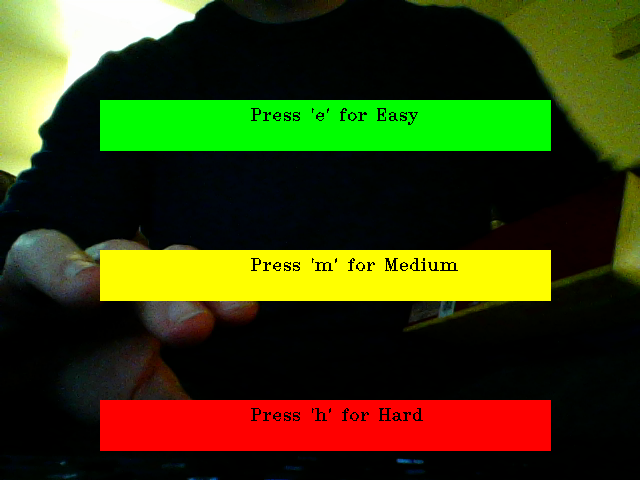
#> input picture GifPics_forGame/1.png, 640 x 480 px, given in place of the camera
$ python random_shots.py
#> lines starting #> are read from the running program, lines starting #| are printed output that depends on the picture
import random
import cv2
import numpy as np


class obj:
    def __init__(self, frame = np.array((640, 480, 3), dtype = 'uint8')):
        self.points = []
        self.frame = frame
        self.features = np.empty((2,2))
        self.aquired = False
        self.orb = cv2.ORB_create(nfeatures = 10000,scaleFactor = 1.1, nlevels = 8, edgeThreshold = 50, patchSize=40)


    def get_features(self):
        self.points, self.features = self.orb.detectAndCompute(self.frame, None)
        self.aquired = True

class projectile:
    def __init__(self):
        self.fired = False
        self.locs = []
        self.dirs = []

    def new_proj(self, center, direction):
        self.fired = True
        self.locs.append(center)
        if direction == 27:
            self.dirs.append((random.randint(-20,20), random.randint(-20,20)))
        elif direction == 37:
            self.dirs.append((-20, 0)) # left
        elif direction == 38:
            self.dirs.append((0, -20)) # up
        elif direction == 39:
            self.dirs.append((20, 0)) # right
        elif direction == 40:
            self.dirs.append((0, 20)) # down
        else:
            self.dirs.append((random.gauss(0,20), random.gauss(0,20)))
    def update(self):
        for i in range(len(self.locs)):
            self.locs[i][0] += self.dirs[i][0]
            self.locs[i][1] += self.dirs[i][1]


class Enemy:
    def __init__(self, location = (200,200), mode = 'e'):
        sizes = {'e' : (50,50), 'm' : (35,35), 'h' : (20,20)}
        self.speed_modifier = {'e' : 1, 'm' : 3, 'h' : 5}
        shield = {1: (0,0,255), 2 : (0,165,255), 3 : (0,255,0)}
        self.loc = np.array([location])
        self.mode = mode;
        self.mode_set = False
        self.size = sizes[mode]
        self.dir = np.array((random.randint(-5,5), random.randint(-5,5))) * self.speed_modifier[self.mode]
        self.health = 3
    def initialize(self):
        while(self.dir[0] == 0 and self.dir[1] == 0):
            self.dir = np.array((random.randint(-5,5), random.randint(-5,5))) * self.speed_modifier[self.mode]

    def move(self):
        if(self.loc[0][1] < 480 and self.loc[0][1] > 0 and self.loc[0][0] < 640 and self.loc[0][0] > 0):
            self.loc[0][0] += self.dir[0]
            self.loc[0][1] += self.dir[1]

        else:
            self.loc[0] = (random.randint(0,640-1), random.randint(0,480-1))
            self.dir = np.array((random.randint(-5,5), random.randint(-5,5))) * self.speed_modifier[self.mode]
            while ( self.dir[0] == 0 and self.dir[1] == 0):
                self.dir = np.array((random.randint(-5,5), random.randint(-5,5))) * self.speed_modifier[self.mode]

    def draw(self, frame):
        sizes = {'e' : (50,50), 'm' : (35,35), 'h' : (20,20)}
        cv2.rectangle(frame, (self.loc[0][0], self.loc[0][1]), (self.loc[0][0] + sizes[self.mode][0], self.loc[0][1] + sizes[self.mode][1] ), shield[self.health], -1)

    def isHit(self, proj):
        return (proj[0] > self.loc[0][0] and proj[0] < self.loc[0][0] + self.size[0] and proj[1] > self.loc[0][1] and proj[1] < self.loc[0][1] + self.size[1])


    def setMode(self,difficulty):
        if difficulty == 101:
            self.mode ='e'
            self.mode_set = True
        elif difficulty == 109:
            self.mode ='m'
            self.mode_set = True
        elif difficulty == 104:
            self.mode ='h'
            self.mode_set = True


try:
    cap.release()
    cv2.destroyAllWindows()
except:
    pass

cap = cv2.VideoCapture(0)

DRAW_MATCHES = False
win_size = 3
MIN_MATCH_COUNT = 40
shooter = projectile()
controller = obj()
Enemy = Enemy()
orb = cv2.ORB_create(nfeatures = 10000,scaleFactor = 1.1, nlevels = 8, edgeThreshold = 50, patchSize=40)
bf = cv2.BFMatcher(cv2.NORM_HAMMING, crossCheck=True)
ret = True
count =0
shots = 0
shield = {1: (0,0,255), 2:(0,165,255), 3:(0,255,0)}
frame_count = 0
while(ret):
    frame_count +=1
    ret, frame = cap.read()
#> frame is the input picture: shape (480, 640, 3); mean B, G, R 13.6, 60.5, 57.5
    count +=1
    frame_cpy = frame.copy()
    while(not Enemy.mode_set):
            ret, frame = cap.read()
            cv2.rectangle(frame, (100,100), (550,150), (0,255,0), -1)
            cv2.rectangle(frame, (100,250), (550,300), (0,255,255), -1)
            cv2.rectangle(frame, (100,400), (550,450), (0,0,255), -1)
            cv2.putText(frame, "Press 'e' for Easy", (250,120),cv2.FONT_HERSHEY_TRIPLEX, 0.55, (0,0,0) )
            cv2.putText(frame, "Press 'm' for Medium", (250,270),cv2.FONT_HERSHEY_TRIPLEX, 0.55, (0,0,0) )
            cv2.putText(frame, "Press 'h' for Hard", (250,420),cv2.FONT_HERSHEY_TRIPLEX, 0.55, (0,0,0) )
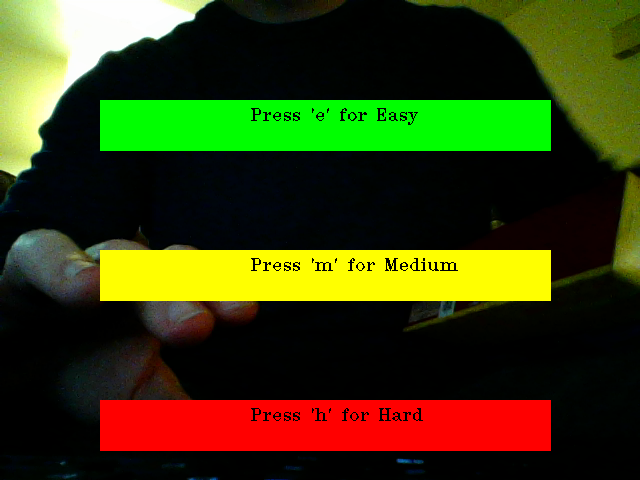
#> frame: shape (480, 640, 3); mean B, G, R 13.6, 60.5, 57.5
            cv2.imshow("frame" , cv2.resize(frame, (win_size * frame.shape[1], win_size * frame.shape[0])))
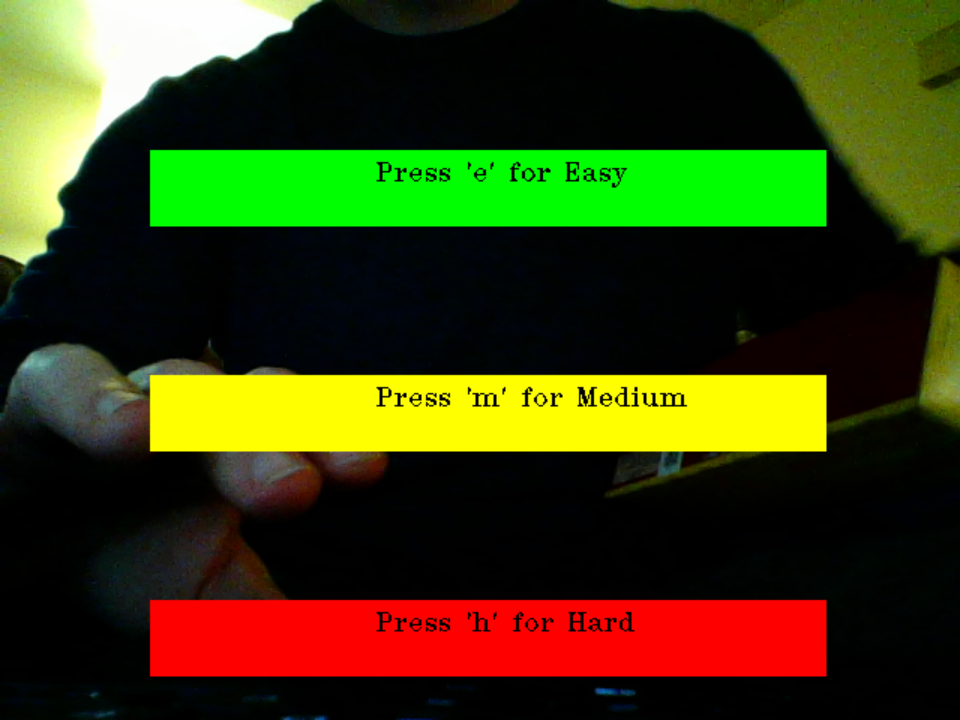
#> window 'frame': shape (1440, 1920, 3) (shown at 1/2 size); mean B, G, R 13.6, 60.5, 57.5
            x=cv2.waitKey(1)
#> (key Esc is pressed here)
            Enemy.setMode(x)
            Enemy.initialize()
            frame_count +=1
    if not controller.aquired:
        # Draw some arrows to guide user...
        cv2.arrowedLine(frame, (frame.shape[1],frame.shape[0]), (int(0.8 * frame.shape[1]), int(0.8 * frame.shape[0])), (248,150, 75), 3)
        cv2.arrowedLine(frame, (0,0), (int(0.2 * frame.shape[1]), int(0.2 * frame.shape[0])), (248,150, 75), 3)
        cv2.arrowedLine(frame, (0,frame.shape[0]), (int(0.2 * frame.shape[1]), int(0.8 * frame.shape[0])), (248,150, 75), 3)
        cv2.arrowedLine(frame, (frame.shape[1],0), (int(0.8 * frame.shape[1]), int(0.2 * frame.shape[0])), (248,150, 75), 3)
        cv2.rectangle(frame, (int(0.2 * frame.shape[1]-5), int(0.2 * frame.shape[0])-25), (int(0.8 * frame.shape[1]), int(0.2 * frame.shape[0])), (255,255,255), -1)
        cv2.putText(frame, "Place object inside of box and press 'G'", (int(0.2*frame.shape[1])-5, int(0.2 * frame.shape[0])-5), cv2.FONT_HERSHEY_TRIPLEX, 0.55, (100,0,150))
        cv2.rectangle(frame, (int(0.2 * frame.shape[1]), int(0.2 * frame.shape[0])), (int(0.8 * frame.shape[1]), int(0.8 * frame.shape[0])), (0,165,255), 2)
        cv2.imshow('frame', cv2.resize(frame, (win_size * frame.shape[1], win_size * frame.shape[0])))

        frame_count +=1
    k = cv2.waitKey(1)
    # Press g to aquire new object
    if k == 103:
        #cv2.destroyWindow('frame')
        count = 0
        controller.frame = frame_cpy[int(0.2*frame.shape[0]): int(0.8 * frame.shape[0]), int(0.2*frame.shape[1]) : int(0.8 * frame.shape[1]), :]
        controller.get_features()
    if(controller.aquired):


        if(Enemy.health > 0):
            kp, feats = orb.detectAndCompute(frame, None)

            # Check if any keypoints are detected in the current frame...if not we can't do any matching
            if kp:
                matches = bf.match(controller.features, feats)
                good = [elem for elem in matches if elem.distance < 40]

                ####### ~~~ homography  ~~~~ #######
                if len(good)>MIN_MATCH_COUNT and kp:
                    src_pts = np.float32([ controller.points[m.queryIdx].pt for m in good ]).reshape(-1,1,2)
                    dst_pts = np.float32([ kp[m.trainIdx].pt for m in good ]).reshape(-1,1,2)

                    M, mask = cv2.findHomography(src_pts, dst_pts, cv2.RANSAC,5.0)
                    matchesMask = mask.ravel().tolist()

                    h,w,_ = controller.frame.shape
                    pts = np.float32([ [0,0],[0,h-1],[w-1,h-1],[w-1,0] ]).reshape(-1,1,2)
                    dst = cv2.perspectiveTransform(pts,M)
                    brect = cv2.minAreaRect(dst)
                    box = cv2.boxPoints(brect)
                    y = max(box[:,0]) - min(box[:,0])
                    x = max(box[:,1]) - min(box[:,1])
                    box = cv2.boxPoints(brect)
                    box = np.int0(box)
                    center, radius = cv2.minEnclosingCircle(box)
                    center = (int(center[0]), int(center[1]))
                    cv2.circle(frame, center, 12, (255,0,0),-1)
                    cv2.circle(frame, center, 8, (0,255,0),-1)
                    cv2.circle(frame, center, 4, (0,0,255),-1)
                    cv2.putText(frame, 'Shoot this box ' + str(Enemy.health) + ' more times to win!', (Enemy.loc[0][0]-50, Enemy.loc[0][1]-50),cv2.FONT_HERSHEY_TRIPLEX, 0.5, shield[Enemy.health] )
                    cv2.arrowedLine(frame, (Enemy.loc[0][0]-50, Enemy.loc[0][1]-50), (Enemy.loc[0][0], Enemy.loc[0][1]), shield[Enemy.health])

#                    cv2.circle(frame, (int(center[0]), int(center[1])), int(radius), (255,0,0), 2)
#                    cv2.drawContours(frame,[box],0,(0,0,255),Enemy.health)
#                    frame = cv2.polylines(frame,[np.int32(dst)],True,Enemy.health,3, cv2.LINE_AA)

                    if k != 255 and k!= 103: # as long as 'G' or 'NULL' are not entered, shoot projectile
                        shooter.new_proj([center[0], center[1]], k)
                        shots += 1
                    if shooter.fired: shooter.update()
                    Enemy.draw(frame)

                    for circ in shooter.locs:
                        cv2.circle(frame, (int(circ[0]), int(circ[1])), 4, (0,0,255), -1)

                        if Enemy.isHit(circ):
                            Enemy.health -=1
                            circ[0] = 1000
                            circ[1] = 1000

                    Enemy.move()
                cv2.imshow('frame', cv2.resize(frame, (win_size*frame.shape[1], win_size*frame.shape[0])))
                if DRAW_MATCHES:
                    img3 = cv2.drawMatches(controller.frame, controller.points,frame,kp, matches, None, flags=2)
                    cv2.imshow('matches',cv2.resize(img3, (win_size*frame.shape[1], win_size*frame.shape[0])))

            else:
                print('not enough kp')
                #img3 = cv2.drawMatches(controller.frame, [],frame,[], [], None, flags=2)
                cv2.imshow('frame', cv2.resize(frame, (win_size*frame.shape[1], win_size*img3.shape[0])))

                frame_count +=1
        if k == 27:         # wait for ESC key to exit
            break
        if Enemy.health < 1:

            cv2.putText(frame, 'You won in ' + str(shots) + ' shots!', (200,200), cv2.FONT_HERSHEY_TRIPLEX, 1, (150,20,150))
            cv2.imshow('frame', cv2.resize(frame, (win_size*frame.shape[1], win_size*frame.shape[0])));

            frame_count +=1

cv2.destroyAllWindows()
cap.release()

$ run again, on GifPics_forGame/10.png
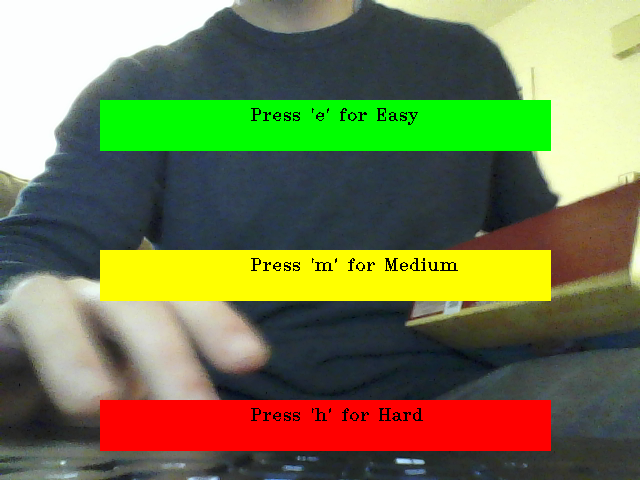
#> input picture GifPics_forGame/10.png, 640 x 480 px, given in place of the camera
#> frame is the input picture: shape (480, 640, 3); mean B, G, R 80.2, 121.9, 117.8
#> `cv2.putText(frame, "Press 'h' for Hard", (250,420),cv2.FONT_HERSHEY_TR..`:
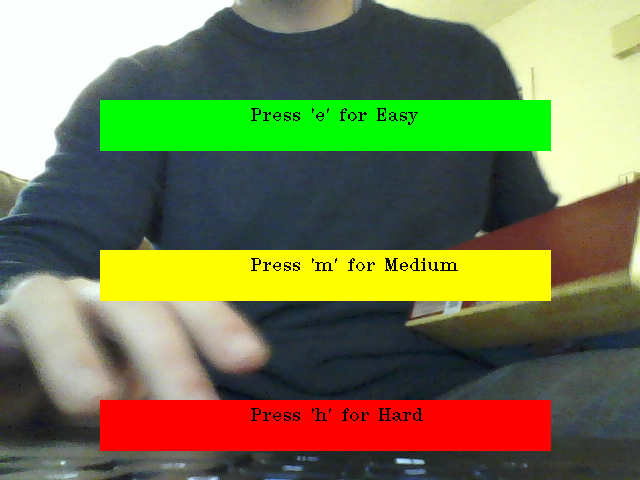
#> frame: shape (480, 640, 3); mean B, G, R 80.2, 121.9, 117.8
#> `cv2.imshow("frame" , cv2.resize(frame, (win_size * frame.shape[1], win..`:
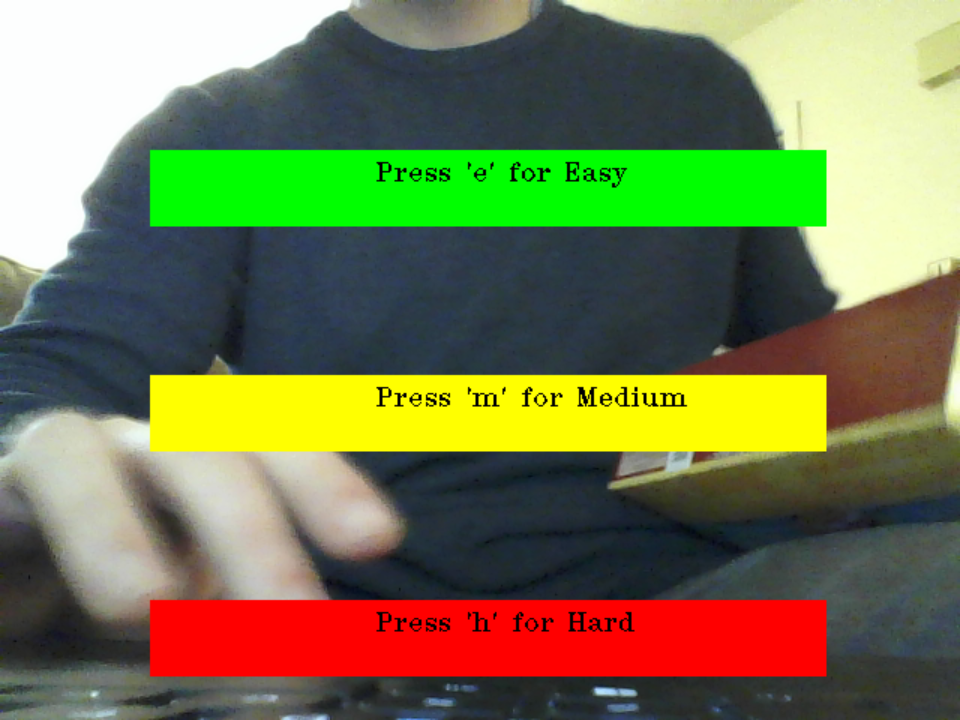
#> window 'frame': shape (1440, 1920, 3) (shown at 1/2 size); mean B, G, R 80.1, 121.9, 117.8
